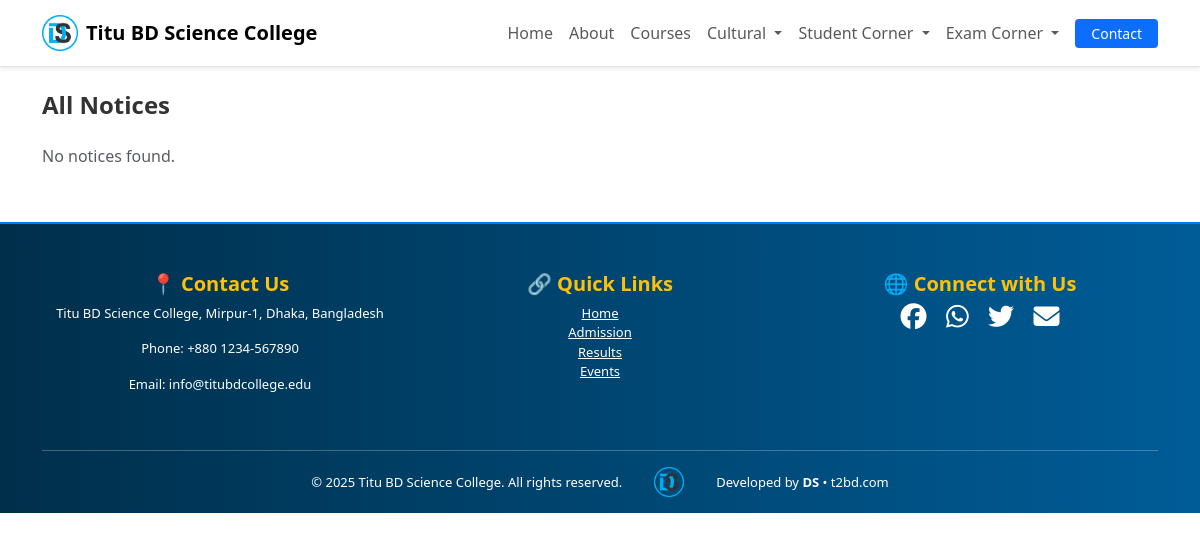
The app's page /notices/, older data.
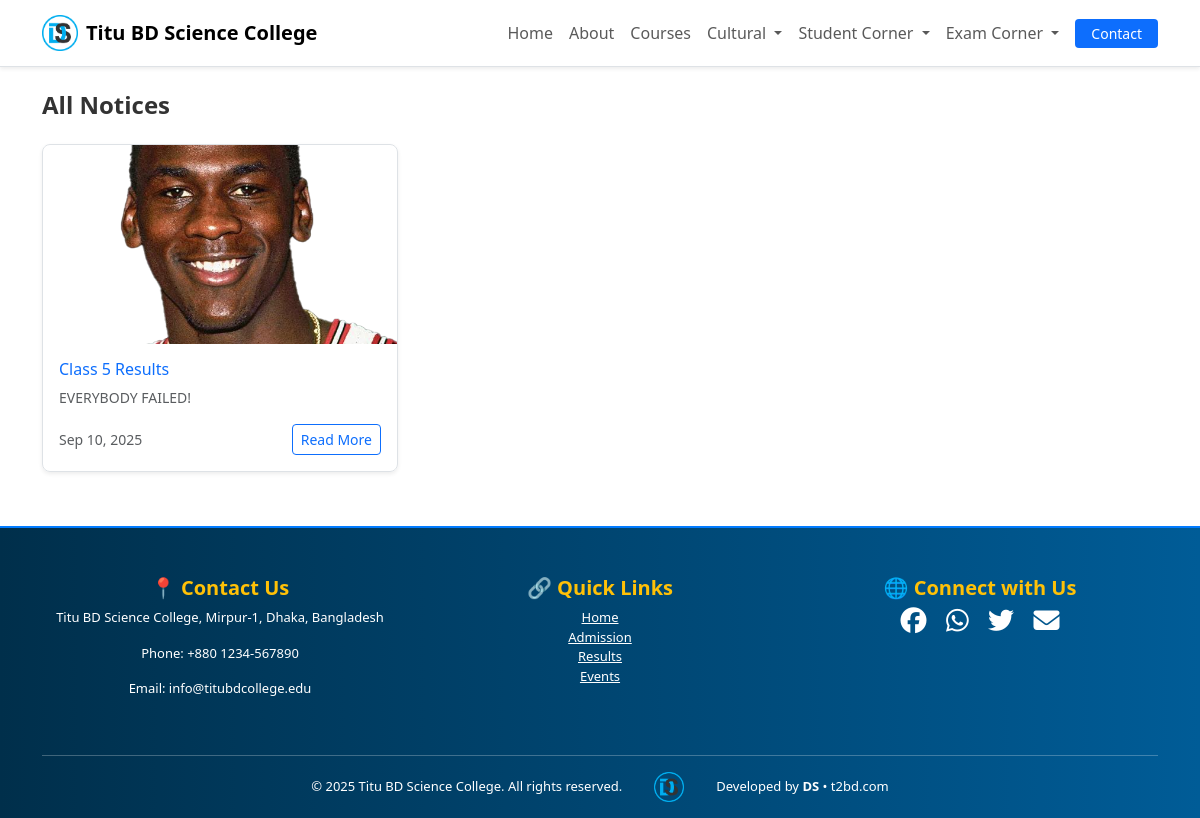
The same page, newer data.
### content/models.py (models this page shows, shortened)
class Notice(models.Model):
    title        = models.CharField(max_length=200)
    subtitle     = models.TextField(blank=True)                 # the paragraph under title
    image        = models.ImageField(upload_to="notices/", blank=True, null=True)
    image_url    = models.URLField(blank=True)                  # optional external image
    link_url     = models.URLField(blank=True)                  # "Read More" target
    published_at = models.DateTimeField(default=timezone.now)   # shown on the card
    is_active    = models.BooleanField(default=True)
    created_at   = models.DateTimeField(auto_now_add=True)
    updated_at   = models.DateTimeField(auto_now=True)
    class Meta:
        ordering = ("-published_at", "-created_at")
    @property
    def image_src(self) -> str:
        if getattr(self, "image", None):
            try:
                return self.image.url
            except Exception:
                pass
        return getattr(self, "image_url", "") or ""

### ui/views.py (the view)
# urls.py: path("notices/", ui_views.notices_list, name="notices_list"),
def notices_list(request):
    qs = Notice.objects.filter(is_active=True).order_by("-published_at", "-created_at")
    paginator = Paginator(qs, 12)
    page_number = request.GET.get("page") or 1
    try:
        notices = paginator.get_page(page_number)
    except EmptyPage:
        notices = paginator.get_page(paginator.num_pages)
    return render(request, "notices/notice_list.html", {"notices": notices})

### templates/notices/notice_list.html (shortened to what this page needs)
{% extends "base.html" %}
{% block content %}
<section class="container py-4">
  <h1 class="h4 fw-bold mb-4">All Notices</h1>
  {% if notices %}
    <div class="row g-4">
      {% for n in notices %}
        <div class="col-12 col-sm-6 col-lg-4">
          <article class="h-100 border rounded-3 shadow-sm overflow-hidden">
            {% if n.image_src %}
              <a class="ratio ratio-16x9 d-block" href="{% url 'notice_detail' n.pk %}">
                <div class="w-100 h-100"
                     style="background-image:url('{{ n.image_src|escape }}');
                            background-size:cover;background-position:center;"></div>
              </a>
            {% endif %}
            <div class="p-3">
              <h2 class="h6 mb-2 text-primary">{{ n.title }}</h2>
              {% if n.subtitle %}
                <p class="text-muted small mb-3">{{ n.subtitle|truncatechars:140 }}</p>
              {% endif %}
              <div class="d-flex justify-content-between align-items-center">
                <small class="text-muted">{{ n.published_at|date:"M j, Y" }}</small>
                <a href="{% url 'notice_detail' n.pk %}" class="btn btn-sm btn-outline-primary">Read More</a>
              </div>
            </div>
          </article>
        </div>
      {% endfor %}
    </div>
  {% else %}
    <div class="text-muted">No notices found.</div>
  {% endif %}
</section>
{% endblock %}

### templates/base.html (shortened to what this page needs)
{% load static %}
<!DOCTYPE html>
<html lang="en">
<head>
  <link href="https://cdn.jsdelivr.net/npm/bootstrap@5.3.3/dist/css/bootstrap.min.css" rel="stylesheet" />
  <link href="https://cdn.jsdelivr.net/npm/bootstrap-icons@1.11.3/font/bootstrap-icons.css" rel="stylesheet" />
  <link rel="stylesheet" href="https://cdnjs.cloudflare.com/ajax/libs/font-awesome/6.5.2/css/all.min.css"
 />
  <link rel="stylesheet" href="https://cdnjs.cloudflare.com/ajax/libs/aos/2.3.4/aos.css" />
  <link rel="stylesheet" href="{% static 'css/cms.css' %}" />
  <link rel="stylesheet" href="{% static 'style.css' %}" />
</head>
<body>
  {% include "partials/navbar.html" %}
  {% block content %}{% endblock %}
  {% include "partials/footer.html" %}
</body>
</html>

### templates/partials/navbar.html (shortened to what this page needs)
{% load static %}
<nav class="navbar navbar-expand-lg navbar-light bg-white sticky-top border-bottom shadow-sm">
  <div class="container">
    <a class="navbar-brand d-flex align-items-center" href="{% url 'home' %}">
      <img src="{% static 'img/logo/DS-Logo.png' %}" alt="Logo" class="me-2" style="height:36px;width:auto;">
      <span class="fw-semibold">Titu BD Science College</span>
    </a>
    <div class="collapse navbar-collapse" id="siteNav">
      <ul class="navbar-nav ms-auto align-items-lg-center">
        <li class="nav-item">
          <a class="nav-link {% if request.path == '/' %}active{% endif %}" href="{% url 'home' %}">Home</a>
        </li>
        <li class="nav-item"><a class="nav-link" href="#about">About</a></li>
        <li class="nav-item"><a class="nav-link" href="#academics">Courses</a></li>
        <li class="nav-item dropdown">
          <a class="nav-link dropdown-toggle" href="#" id="culturalDropdown" role="button"
             data-bs-toggle="dropdown" aria-expanded="false">
            Cultural
          </a>
        </li>
        <li class="nav-item dropdown">
          <a class="nav-link dropdown-toggle" href="#" id="studentDropdown" role="button"
             data-bs-toggle="dropdown" aria-expanded="false">
            Student Corner
          </a>
        </li>
        <li class="nav-item dropdown">
          <a class="nav-link dropdown-toggle" href="#" id="examDropdown" role="button"
             data-bs-toggle="dropdown" aria-expanded="false">
            Exam Corner
          </a>
        </li>
        <li class="nav-item ms-lg-2">
          <a class="btn btn-primary btn-sm px-3" href="#contact">Contact</a>
        </li>
      </ul>
    </div>
  </div>
</nav>

### templates/partials/footer.html (shortened to what this page needs)
{% load static %}
<footer class="footer bg-dark text-white pt-5 pb-3">
  <div class="container">
    <div class="row">
      <div class="col-md-4 mb-4">
        <h5 class="fw-bold text-warning">📍 Contact Us</h5>
        <p>Titu BD Science College, Mirpur-1, Dhaka, Bangladesh</p>
        <p>Phone: +880 1234-567890</p>
        <p>Email: info@titubdcollege.edu</p>
      </div>
      <div class="col-md-4 mb-4">
        <h5 class="fw-bold text-warning">🔗 Quick Links</h5>
        <ul class="list-unstyled">
          <li><a href="{% url 'home' %}" class="footer-link text-white">Home</a></li>
          <li><a href="#" class="footer-link text-white">Admission</a></li>
          <li><a href="#" class="footer-link text-white">Results</a></li>
          <li><a href="#college-functions" class="footer-link text-white">Events</a></li>
        </ul>
      </div>
      <div class="col-md-4 mb-4">
        <h5 class="fw-bold text-warning">🌐 Connect with Us</h5>
        <a href="#" class="text-white me-3"><i class="fab fa-facebook fa-2x"></i></a>
        <a href="#" class="text-white me-3"><i class="fab fa-whatsapp fa-2x"></i></a>
        <a href="#" class="text-white me-3"><i class="fab fa-twitter fa-2x"></i></a>
        <a href="mailto:info@titubdcollege.edu" class="text-white"><i class="fa-solid fa-envelope fa-2x"></i></a>
      </div>
    </div>
    <hr class="bg-secondary">
    <div class="d-flex justify-content-center align-items-center flex-wrap text-center">
      <p class="mb-0 mx-3">&copy; <span id="y"></span> Titu BD Science College. All rights reserved.</p>
      <img src="{% static 'img/logo/DS-Logo.png' %}" alt="Logo" style="height: 30px; width: auto;" class="mx-3">
      <span class="mx-3">Developed by <strong>DS</strong> • t2bd.com</span>
    </div>
  </div>
</footer>

### static/css/cms.css (style rules this page uses)
:root { --brand:#1e3a8a; --brand-2:#0ea5e9; --muted:#f1f5f9; --ok:#16a34a; --warn:#f59e0b; --danger:#dc2626; }
body { background:#fff;color:#111; }

### static/style.css (style rules this page uses)
body { background-color: #f3f8fc; color: #333; }
h2 { color: #0d47a1; }
.btn-primary { background: linear-gradient(to right, #00bcd4, #0097a7); border: none; color: white; }
.btn-outline-primary { color: #00bcd4; border-color: #00bcd4; }
.navbar { display: flex; justify-content: space-between; align-items: center; padding: 10px 30px; background: #003366; color: #fff; flex-wrap: nowrap; }
body { font-family: "Segoe UI", Tahoma, sans-serif; background: url("background.jpg") no-repeat center center fixed; background-size: cover; -webkit-print-color-adjust: exact !important; print-color-adjust: exact !important; margin: 0; padding: 0; }
.footer { text-align: center; font-size: 13px; margin-top: 30px; border-top: 2px solid #007bff; padding-top: 8px; color: #555; }
.footer { background: linear-gradient(to right, #002f4b, #005c97); }
.footer a.footer-link { color: #aadfff; }
.navbar .nav-link { font-weight: 500; }
.btn-primary { background-color:#0d6efd !important; border-color:#0d6efd !important; color:#fff !important; background-image:none !important; }
.btn-outline-primary { color:#0d6efd !important; border-color:#0d6efd !important; background-image:none !important; }

Row changes from the older to the newer data that the page shows:
added Notice: image_src (picture), title "Class 5 Results", subtitle "EVERYBODY FAILED!", published_at "Sep 10, 2025"
Text that changed along with them:
text no longer shown: "No notices found."
